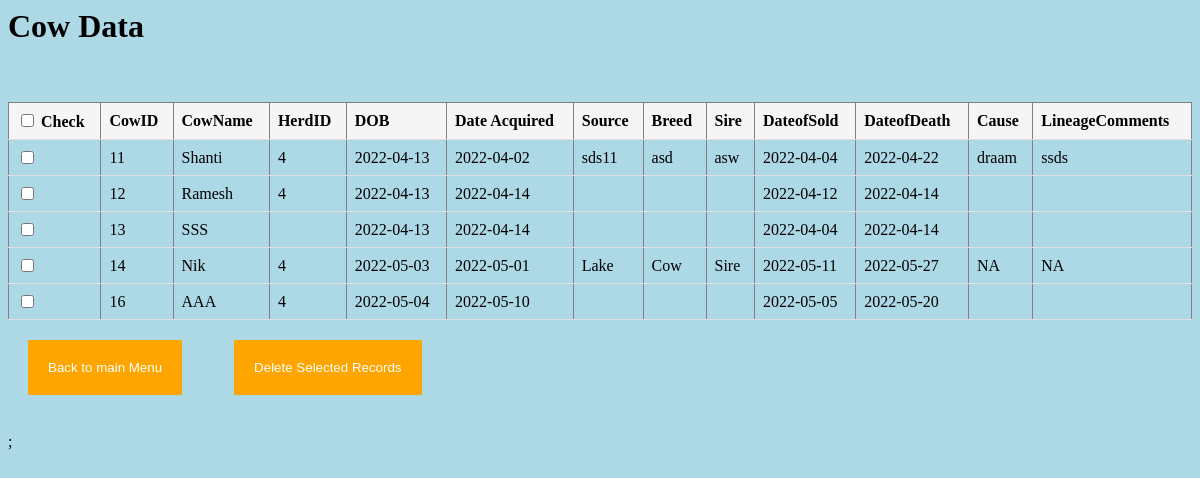
The app's page /Cow/DelCow.php with its own data.
### tables this page shows
CREATE TABLE `Cow` (
  `CowID` int(11) NOT NULL,
  `CowName` varchar(50) NOT NULL,
  `DOB` date DEFAULT NULL,
  `DateAcquired` date DEFAULT NULL,
  `Source` varchar(50) DEFAULT NULL,
  `Breed` varchar(50) DEFAULT NULL,
  `Sire` varchar(50) DEFAULT NULL,
  `DateOfSold` date DEFAULT NULL,
  `DateOfDeath` date DEFAULT NULL,
  `Cause` text,
  `LineageComments` text,
  `HerdID` int(11) DEFAULT NULL,
  `Timestamp` timestamp NULL DEFAULT CURRENT_TIMESTAMP
);

### Cow/DelCow.php (the view, shortened to what this page needs)
<?php include '../dbconnect.php'; ?>
<div class='container'>
<h1>Cow Data</h1>
<br><br>
<form method='post' action=''>
   <table border='1' style='border-collapse: collapse;' >
     <tr style='background: whitesmoke;'>
       <th><input type='checkbox' TreatmentID='checkAll' > Check</th>
                    <th>CowID</th>
                    <th>CowName</th>
                    <th>HerdID</th>
                    <th>DOB</th>
                    <th>Date Acquired</th>
                    <th>Source</th>
                    <th>Breed</th>
                    <th>Sire</th>
                    <th>DateofSold</th>
                    <th>DateofDeath</th>
                    <th>Cause</th>
                    <th>LineageComments</th>
      </tr>
     <?php
     $query = "SELECT * FROM Cow";
     $result = mysqli_query($con,$query);
     while($row = mysqli_fetch_array($result) ){
       $CowID = $row['CowID'];
       $CowName = $row['CowName'];
       $HerdID = $row['HerdID'];
       $DOB = $row['DOB'];
       $DateAcquired = $row['DateAcquired'];
       $Source = $row['Source'];
       $Breed = $row['Breed'];
       $Sire = $row['Sire'];
       $DateOfSold = $row['DateOfSold'];
       $DateOfDeath = $row['DateOfDeath'];
       $Cause = $row['Cause'];
       $LineageComments = $row['LineageComments'];
     ?>
       <tr>
         <td><input type='checkbox' name='update[]' value='<?= $CowID ?>' ></td>
         <td><?= $CowID ?></td>
         <td><?= $CowName ?></td>
         <td><?= $HerdID ?></td>
         <td><?= $DOB ?></td>
         <td><?= $DateAcquired ?></td>
         <td><?= $Source ?></td>
         <td><?= $Breed ?></td>
         <td><?= $Sire ?></td>
         <td><?= $DateOfSold ?></td>
         <td><?= $DateOfDeath ?></td>
         <td><?= $Cause ?></td>
         <td><?= $LineageComments ?></td>
       </tr>
     <?php
     }
     ?>
    </table>
   <input type='submit' value='Back to main Menu' name='Main' >&nbsp;&nbsp;
    <input type='submit' value='Delete Selected Records' name='but_update'>&nbsp;&nbsp;<br><br>;
 </form>
</div>

### Cow/DelCow.php (style rules this page uses)
table { border-collapse: collapse; width: 100%; }
th, td { padding: 8px; text-align: left; border-bottom: 1px solid #ddd; }
input[type= submit] { background-color: orange; border: none; text-decoration: none; color: white; padding: 20px 20px; margin: 20px 20px; cursor: pointer; }

### records on screen
cow: CowID "11", CowName "Shanti", HerdID "4", DOB "2022-04-13", DateAcquired "2022-04-02", Source "sds11", Breed "asd", Sire "asw", DateOfSold "2022-04-04", DateOfDeath "2022-04-22", Cause "draam", LineageComments "ssds"
cow: CowID "12", CowName "Ramesh", HerdID "4", DOB "2022-04-13", DateAcquired "2022-04-14", DateOfSold "2022-04-12", DateOfDeath "2022-04-14"
cow: CowID "13", CowName "SSS", DOB "2022-04-13", DateAcquired "2022-04-14", DateOfSold "2022-04-04", DateOfDeath "2022-04-14"
cow: CowID "14", CowName "Nik", HerdID "4", DOB "2022-05-03", DateAcquired "2022-05-01", Source "Lake", Breed "Cow", Sire "Sire", DateOfSold "2022-05-11", DateOfDeath "2022-05-27", Cause "NA", LineageComments "NA"
cow: CowID "16", CowName "AAA", HerdID "4", DOB "2022-05-04", DateAcquired "2022-05-10", DateOfSold "2022-05-05", DateOfDeath "2022-05-20"
